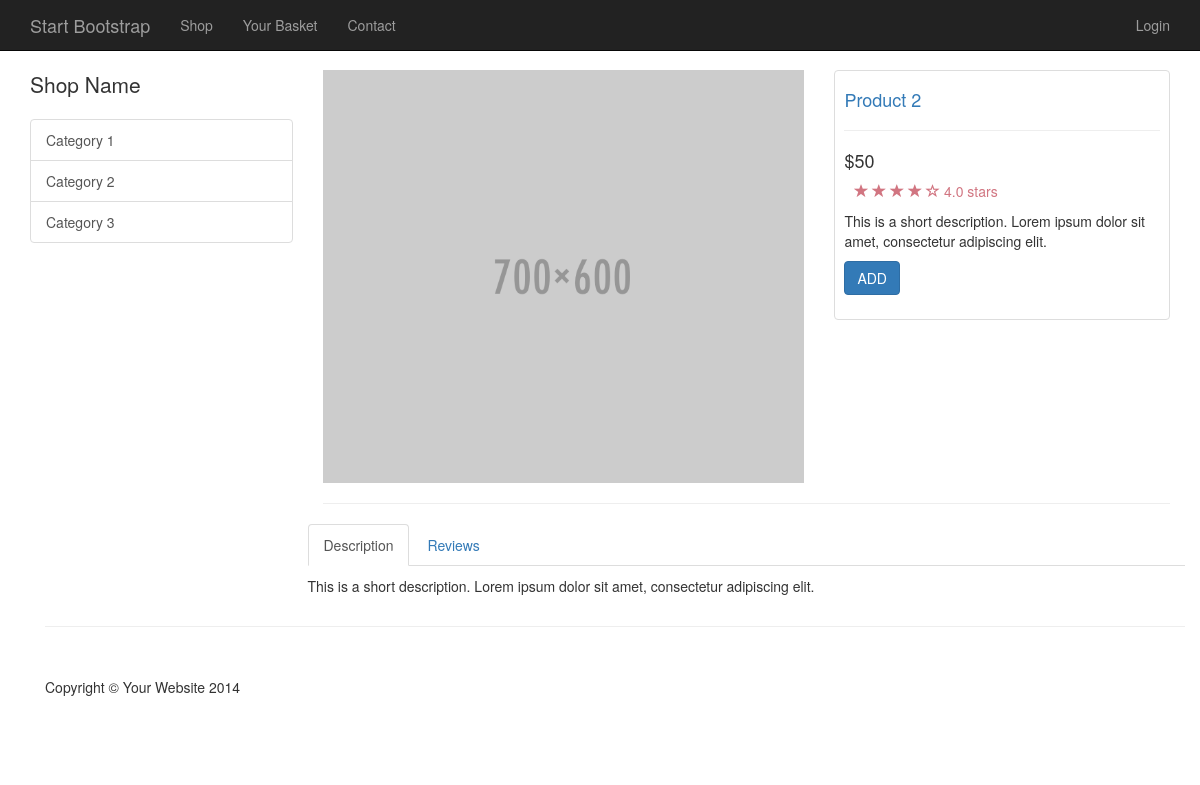
Screenshot of /item.php?id=2 with the database file from the repository.
### tables this page shows
CREATE TABLE `categories` (
  `cat_id` int(11) NOT NULL,
  `cat_title` varchar(255) NOT NULL
);

CREATE TABLE `products` (
  `product_id` int(11) NOT NULL,
  `product_title` varchar(255) NOT NULL,
  `product_category_id` int(11) NOT NULL,
  `product_price` float NOT NULL,
  `product_quantity` int(11) NOT NULL,
  `product_description` text NOT NULL,
  `product_short_desc` text NOT NULL,
  `product_image` varchar(255) NOT NULL,
  `product_image_big` varchar(255) NOT NULL,
  `product_status` tinyint(1) NOT NULL DEFAULT '1'
);

### public/item.php (the view, shortened to what this page needs)
<?php include(TEMPLATE_FRONT.DS."header.php"); ?>
<div class="container">
    <div class="row">
        <?php include(TEMPLATE_FRONT.DS."side_nav.php"); ?>
<?php
    $query = query("SELECT * FROM products WHERE product_id = ".escape_string($_GET['id']));
    $num = mysqli_num_rows($query);
    if($num > 0) {
        while ($row = fetch_array($query)) {
            ?>
            <div class="col-md-9">
            <div class="row">
                <div class="col-md-7">
                    <img class="img-responsive" src="../resources/uploads/<?php echo $row['product_image_big']; ?>"
                         alt="">
                </div>
                <div class="col-md-5">
                    <div class="thumbnail">
                        <div class="caption-full">
                            <h4><a href="#"><?php echo $row['product_title']; ?></a></h4>
                            <hr>
                            <h4 class="">&#36;<?php echo $row['product_price']; ?></h4>
                            <div class="ratings">
                                <p>
                                    <span class="glyphicon glyphicon-star"></span>
                                    <span class="glyphicon glyphicon-star"></span>
                                    <span class="glyphicon glyphicon-star"></span>
                                    <span class="glyphicon glyphicon-star"></span>
                                    <span class="glyphicon glyphicon-star-empty"></span>
                                    4.0 stars
                                </p>
                            </div>
                            <p><?php echo $row['product_short_desc']; ?> </p>
                            <form action="">
                                <div class="form-group">
                                    <a href="cart.php?add=<?php echo $row['product_id']; ?>"
                                       class="btn btn-primary">ADD</a>
                                </div>
                            </form>
                        </div>
                    </div>
                </div>
            </div>
            <hr>
            <div class="row">
            <div role="tabpanel">
            <ul class="nav nav-tabs" role="tablist">
                <li role="presentation" class="active"><a href="#home" aria-controls="home" role="tab"
                                                          data-toggle="tab">Description</a></li>
                <li role="presentation"><a href="#profile" aria-controls="profile" role="tab"
                                           data-toggle="tab">Reviews</a></li>
            </ul>
            <div class="tab-content">
            <div role="tabpanel" class="tab-pane active" id="home">
                <p><?php echo $row['product_description']; ?> </p>
            </div>
            <?php
        }
        ?>
        </div>
        </div>
        </div>
        </div>
<?php
    } else {
        echo "<h1>No Such Product Exists.</h1>";
    }
?>
</div>
<?php include(TEMPLATE_FRONT . DS . "footer.php") ?>

### resources/functions.php (shortened to what this page needs)
<?php
function query($sql)
{
    global $conn;
    return mysqli_query($conn, $sql);
}
function escape_string($string)
{
    global $conn;
    return mysqli_real_escape_string($conn, $string);
}
function fetch_array($result)
{
    return mysqli_fetch_array($result);
}
function get_categories()
{
    $result = query(escape_string("SELECT * FROM categories"));
    while($row = fetch_array($result))
    {
        echo "<a href='category.php?id=".$row['cat_id']."' class='list-group-item'>".$row['cat_title']."</a>";
    }
}

### public/css/shop-homepage.css (style rules this page uses)
body { padding-top: 70px; }
.ratings { padding-right: 10px; padding-left: 10px; color: #d17581; }
.thumbnail { padding: 0; }
.thumbnail .caption-full { padding: 9px; color: #333; }

### rows the page displays
categories: cat_title "Category 1"
categories: cat_title "Category 2"
categories: cat_title "Category 3"
products: product_image_big (picture), product_title "Product 2", product_price "50", product_short_desc "This is a short description. Lorem ipsum dolor sit amet, consectetur adipiscing elit.", product_description "This is a short description. Lorem ipsum dolor sit amet, consectetur adipiscing elit."
